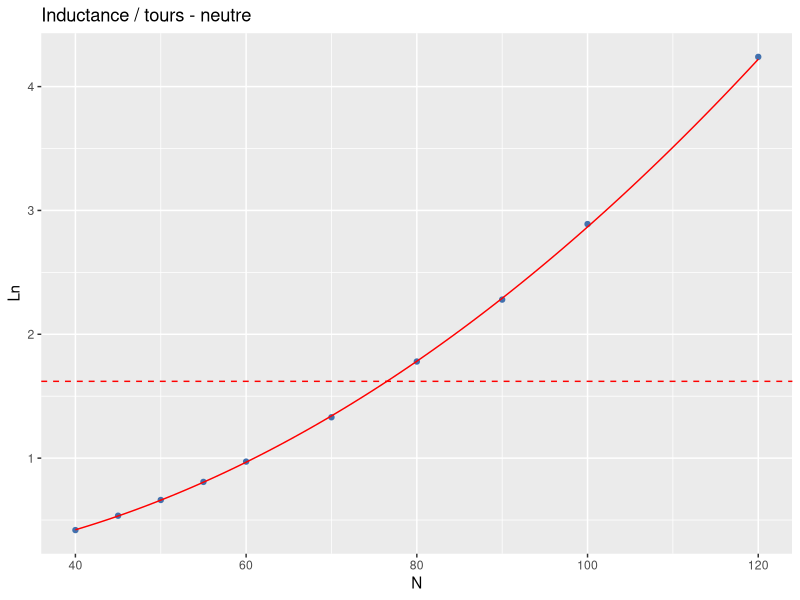
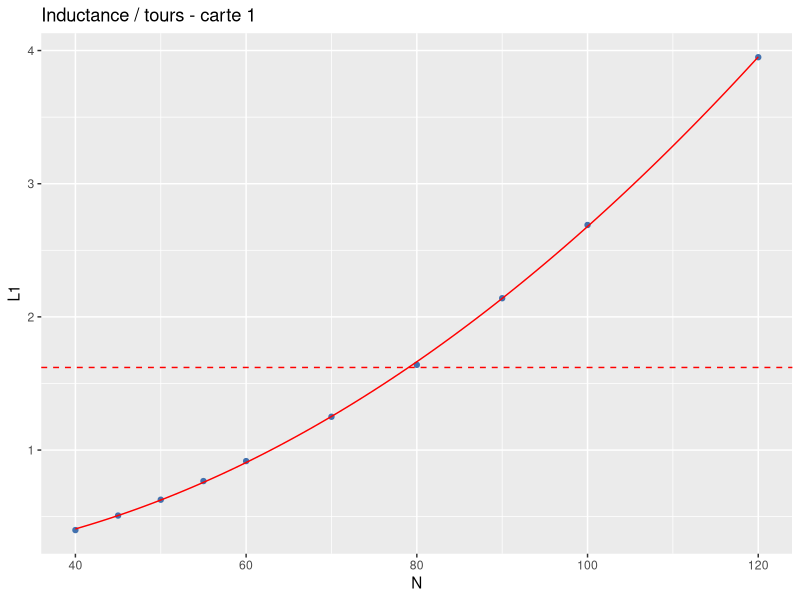
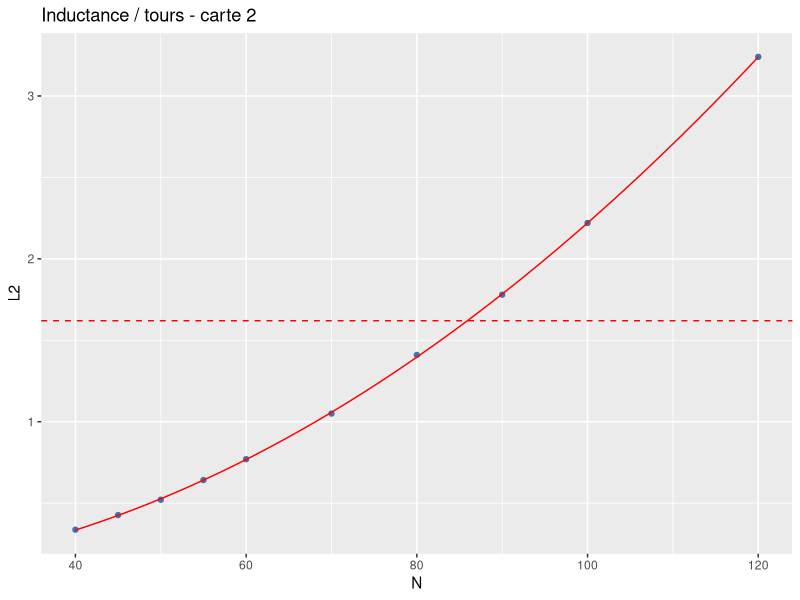
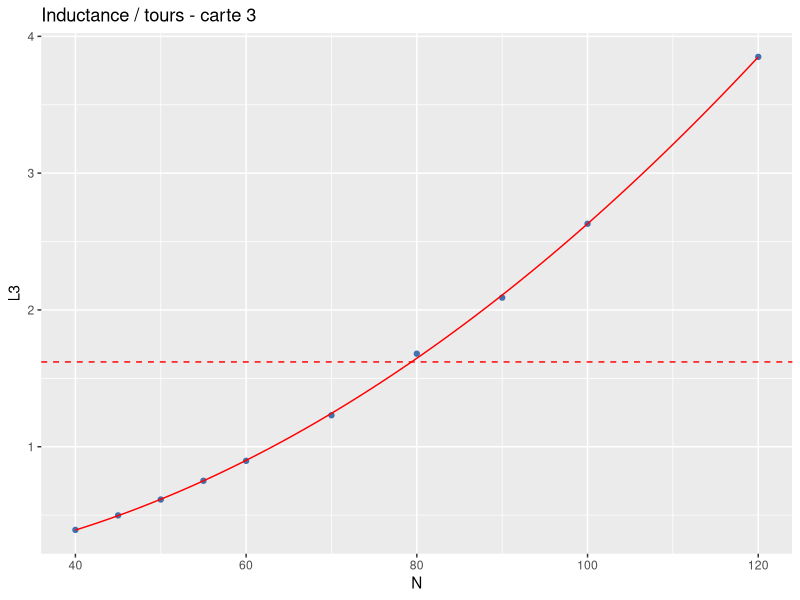
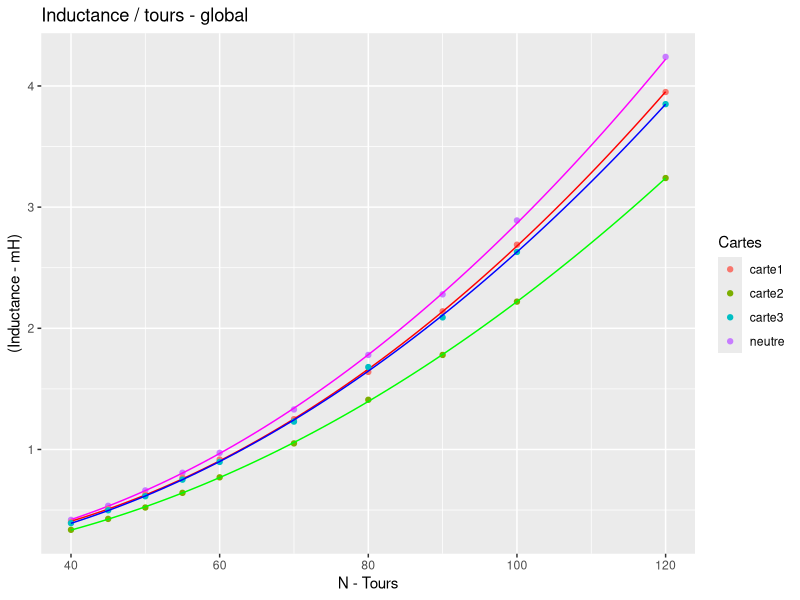
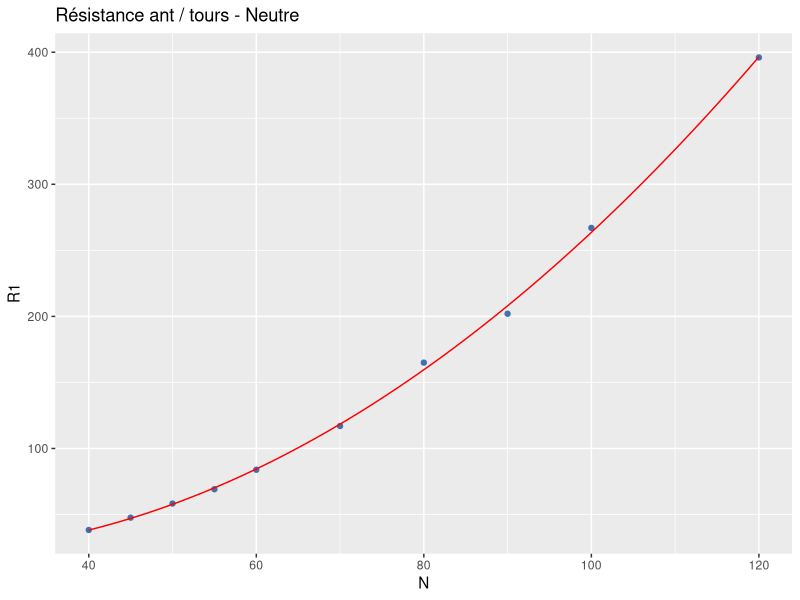
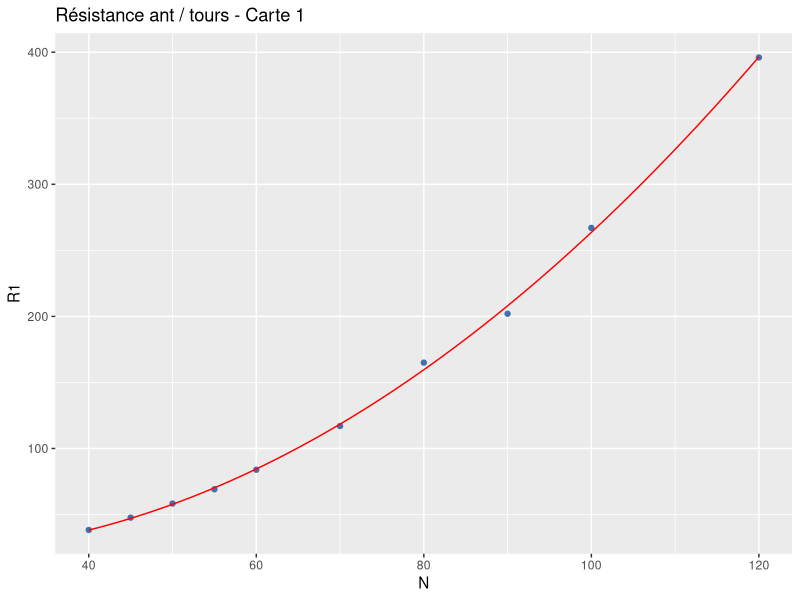
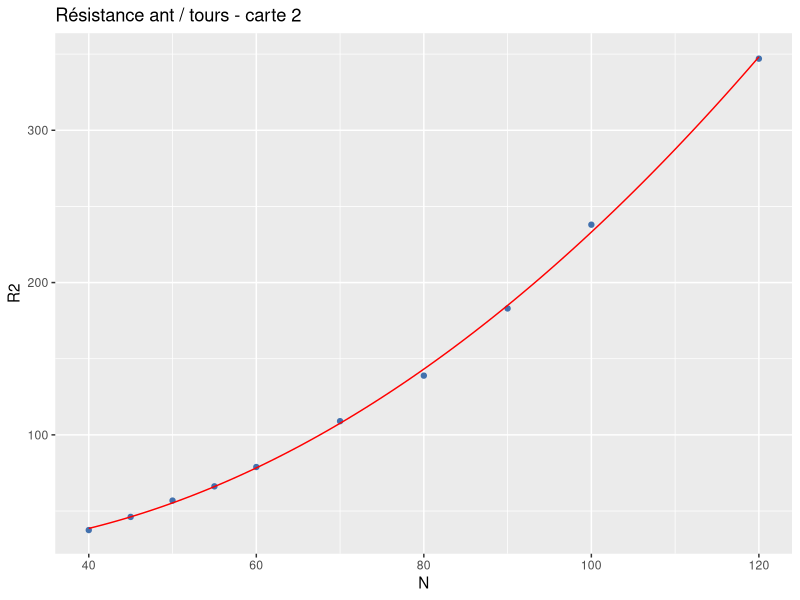

These figures' R source, in order:
# Etude avec l'ensemble des mesures sur 3 carte et neutres
library(ggplot2)

TAB<-read.table("mesures.csv",header=TRUE,sep=";",dec=",")

# Ajustement 1 - Neutre

print("-----  ajustement 1   ------------")
mod1 <- lm(TAB$Ln~TAB$N+I(TAB$N^2), data=TAB)

print(summary(mod1))

LnEst<-function(N){1.372e-01  -6.362e-03 * N +   3.366e-04 * N^2}
print(ggplot(TAB) + geom_point(aes(x = N, y = Ln), colour = "#4271AE")  + stat_function(fun = LnEst, color = "red") +  ggtitle("Inductance / tours - neutre") 
      +  geom_hline(yintercept=1.62, linetype="dashed", color = "red")
      )

# Ajustement 2 - carte 1

print("-----  ajustement 2   ------------")
mod2 <- lm(TAB$L1~TAB$N+I(TAB$N^2), data=TAB)

print(summary(mod2))

L1Est<-function(N){1.857e-01  -7.370e-03 * N +   3.230e-04 * N^2}
print(ggplot(TAB) + geom_point(aes(x = N, y = L1), colour = "#4271AE")  + stat_function(fun = L1Est, color = "red") +  ggtitle("Inductance / tours - carte 1") 
      +  geom_hline(yintercept=1.62, linetype="dashed", color = "red")
)


# Ajustement 3 - carte 2

print("-----  ajustement 3   ------------")
mod3 <- lm(TAB$L2~TAB$N+I(TAB$N^2), data=TAB)

print(summary(mod3))

L2Est<-function(N){5.368e-02  -2.733e-03 * N +   2.440e-04 * N^2}
print(ggplot(TAB) + geom_point(aes(x = N, y = L2), colour = "#4271AE")  + stat_function(fun = L2Est, color = "red") +  ggtitle("Inductance / tours - carte 2") 
      +  geom_hline(yintercept=1.62, linetype="dashed", color = "red")
)


# Ajustement 4 - carte 3

print("-----  ajustement 4   ------------")
mod4 <- lm(TAB$L3~TAB$N+I(TAB$N^2), data=TAB)

print(summary(mod4))

L3Est<-function(N){8.075e-02  -4.079e-03 * N +   2.957e-04 * N^2}
print(ggplot(TAB) + geom_point(aes(x = N, y = L3), colour = "#4271AE")  + stat_function(fun = L3Est, color = "red") +  ggtitle("Inductance / tours - carte 3") 
      +  geom_hline(yintercept=1.62, linetype="dashed", color = "red")
)

# Représentation globale

print(
      
      ggplot(TAB, color=c("Ln", "L1", "L2", "L3")) 
      + geom_point(aes(x = N, y = Ln , colour = "neutre"))  + stat_function(fun = LnEst, color = "magenta")  
      + geom_point(aes(x = N, y = L1 ,  colour = "carte1"))  + stat_function(fun = L1Est, color = "red")
      + geom_point(aes(x = N, y = L2 , colour = "carte2"))  + stat_function(fun = L2Est, color = "green")
      + geom_point(aes(x = N, y = L3 , colour = "carte3"))  + stat_function(fun = L3Est, color = "blue")
      +  ggtitle("Inductance / tours - global")
      + labs(x = "N - Tours",
           y = "(Inductance - mH)",
           color="Cartes"
           ) 
      
)

# Courant d'antenne théorique
 vdd<-5
 Vss<-0
 Rser=27
 Rad=9

 Iant<-function(R){

   I<-(4/pi)*((vdd-Vss)/(R+Rser+2*Rad))*1000
   return(I)

 }

jpeg("Ith.jpg")

   curve(Iant, 0, 500, col="red", main="Courant théorique antenne Vs Résistance antenne",  xlab="Résistance(Ohms)",
         ylab="Iant(mA)")
dev.off()


 # Estimation Rant

# Ajustement 5 - Neutre
# Résistance et courant d'antenne sur neutre

 print("-----  ajustement 5   ------------")
 mod5 <- lm(TAB$Rn~TAB$N+I(TAB$N^2), data=TAB)

 print(summary(mod5))

 R0Est<-function(N){32.304  -1.2950 * N +   0.03608 * N^2}
 print(ggplot(TAB) + geom_point(aes(x = N, y = R1), colour = "#4271AE")  + stat_function(fun = R0Est, color = "red") +  ggtitle("Résistance ant / tours - Neutre")

 )

 I0n<-function(N){

     I<-Iant(R0Est(N))
     return(I)

 }


jpeg("I0.jpg")

   curve(I0n, 0, 120, col="red", main="Courant estimé antenne Vs tours - Neutre",  xlab="Tours",
         ylab="Iant(mA)")
dev.off()

 # Ajustement 6 - Carte 1
 
 # Résistance et courant d'antenne sur carte 1

 print("-----  ajustement 6   ------------")
 mod6 <- lm(TAB$R1~TAB$N+I(TAB$N^2), data=TAB)

 print(summary(mod6))

 R1Est<-function(N){32.304  -1.2950 * N +   0.03608 * N^2}
 print(ggplot(TAB) + geom_point(aes(x = N, y = R1), colour = "#4271AE")  + stat_function(fun = R1Est, color = "red") +  ggtitle("Résistance ant / tours - Carte 1")

 )

 I1n<-function(N){

   I<-Iant(R1Est(N))
   return(I)

 }


 jpeg("I1.jpg")

   curve(I1n, 0, 120, col="red", main="Courant estimé antenne Vs tours - Carte 1",  xlab="Tours",
         ylab="Iant(mA)") 
 dev.off()


  # Ajustement 7 - Carte 2
  
  # Résistance et courant d'antenne sur carte 2

 print("-----  ajustement 7   ------------")
 mod7 <- lm(TAB$R2~TAB$N+I(TAB$N^2), data=TAB)

 print(summary(mod7))

 R2Est<-function(N){34.3759  -1.1496 * N +   0.031371 * N^2}
 print(ggplot(TAB) + geom_point(aes(x = N, y = R2), colour = "#4271AE")  + stat_function(fun = R2Est, color = "red") +  ggtitle("Résistance ant / tours - carte 2")

 )

 I2n<-function(N){

   I<-Iant(R2Est(N))
   return(I)

 }


 jpeg("I2.jpg")

   curve(I2n, 0, 120, col="red", main="Courant estimé antenne Vs tours - carte 2",  xlab="Tours",
         ylab="Iant(mA)")
dev.off()

 # Ajustement 8 - Carte 3
 
 # Résistance et courant d'antenne sur carte 3
 
 print("-----  ajustement 8   ------------")
 mod8 <- lm(TAB$R3~TAB$N+I(TAB$N^2), data=TAB)
 
 print(summary(mod8))
 
 R3Est<-function(N){59.6496  -2.10964 * N +   0.042991 * N^2}
 print(ggplot(TAB) + geom_point(aes(x = N, y = R3), colour = "#4271AE")  + stat_function(fun = R3Est, color = "red") +  ggtitle("Résistance ant / tours - carte 3")
       
 )
 
 I3n<-function(N){
   
   I<-Iant(R3Est(N))
   return(I)
   
 }
 
 
 jpeg("I3.jpg")
   
   curve(I3n, 0, 120, col="red", main="Courant estimé antenne Vs tours - carte 3",  xlab="Tours",
         ylab="Iant(mA)")
dev.off()
 
 
# Etimation du champ magnétique

 z<-1e-2 # distance de référence 1cm
 r<-0.38 # rayon de l'antenne
 
 
 B0est<-function(N){
   
   b<-I0n(N) *r^2/z^3
   return(b)
   
   
 }

 B1est<-function(N){
   
   b<-I1n(N)*N *r^2/z^3
   return(b)
   
   
 }
 
 B2est<-function(N){
   
   b<-I2n(N)*N *r^2/z^3
   return(b)
   
   
 }
 
 B3est<-function(N){
   
   b<-I3n(N)*N *r^2/z^3
   return(b)
   
   
 }
 

jpeg("champ0.jpg")
   curve(B0est, 0, 120, col="red", main="Champ estimé Vs tours - neutre",  xlab="Tours",
         ylab="Champ")
 
dev.off()

 
jpeg("champ1.jpg")
   
   curve(B1est, 0, 120, col="red", main="Champ estimé Vs tours - carte 1",  xlab="Tours",
         ylab="Champ")
 
dev.off()
 
 
jpeg("champ2.jpg")
   
   curve(B2est, 0, 120, col="red", main="Champ estimé Vs tours - carte 2",  xlab="Tours",
         ylab="Champ")
   
dev.off()
 
 
jpeg("champ3.jpg")
   
   curve(B3est, 0, 120, col="red", main="Champ estimé Vs tours - carte 3",  xlab="Tours",
         ylab="Champ")
   
dev.off()
